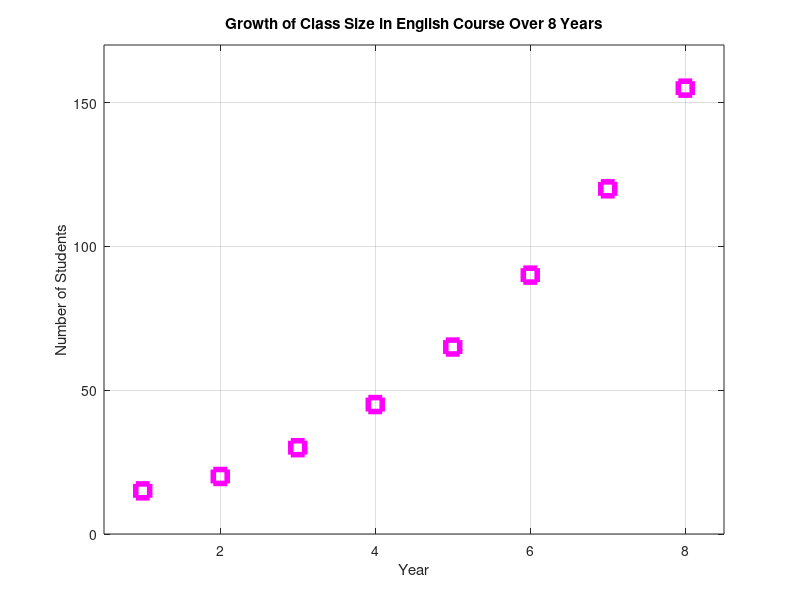
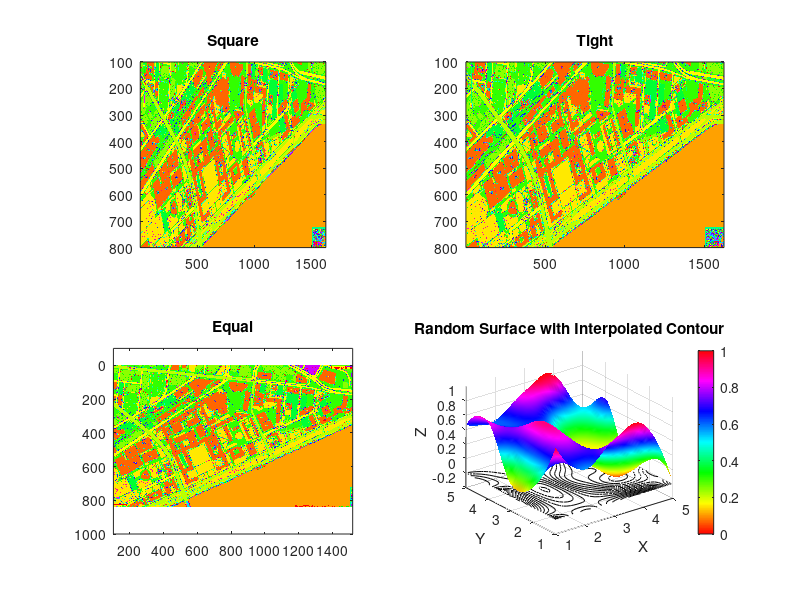

The MATLAB script that drew these images, in order:
enrollment = [15, 20, 30, 45, 65, 90, 120, 155];
years = 1:8;
figure;
plot(years, enrollment, 'ms', 'MarkerSize', 10, 'LineWidth', 4);
xlim([0.5, 8.5]);
ylim([0, 170]);

xlabel('Year');
ylabel('Number of Students');

title('Growth of Class Size in English Course Over 8 Years');

grid on;

disp("-------------------------------------------------------");

load('mitMap.mat');
figure;

subplot(2,2,1);
imagesc(mit);
colormap(cMap);
axis square;
ylim([100, 800]);
yticks(100:100:800);
title('Square');

subplot(2,2,2);
imagesc(mit);
colormap(cMap);
axis tight;
ylim([100, 800]);
yticks(100:100:800);
title('Tight');

subplot(2,2,3);
imagesc(mit);
colormap(cMap);
axis equal;
ylim([-100, 1000]);
yticks(0:200:1000);
title('Equal');

subplot(2,2,4);
imagesc(mit);
colormap(cMap);
axis xy;
ylim([100, 800]);
yticks(100:100:800);
title('XY');

disp("-------------------------------------------------------");

Z0 = rand(5);

[X0, Y0] = meshgrid(1:5);

[X1, Y1] = meshgrid(1:0.1:5);

Z1 = interp2(X0, Y0, Z0, X1, Y1, 'cubic');

surf(X1, Y1, Z1);
colormap(hsv);
shading interp;

hold on;
contour(X1, Y1, Z1, 15, 'k'); % 15-line contour
hold off;

colorbar;

caxis([0, 1]);

zlim([-0.2, 1.2]);

xlabel('X');
ylabel('Y');
zlabel('Z');
title('Random Surface with Interpolated Contour');

disp("-------------------------------------------------------");


A = [3, 6, 4; 
     1, 5, 0; 
     0, 7, 7];

b = [1; 2; 3];

x = A \ b;

error_vector = A*x - b;

disp('Solution:');
disp(['a = ', num2str(x(1))]);
disp(['b = ', num2str(x(2))]);
disp(['c = ', num2str(x(3))]);

disp('Error vector:');
disp(error_vector);

disp("-------------------------------------------------------");


